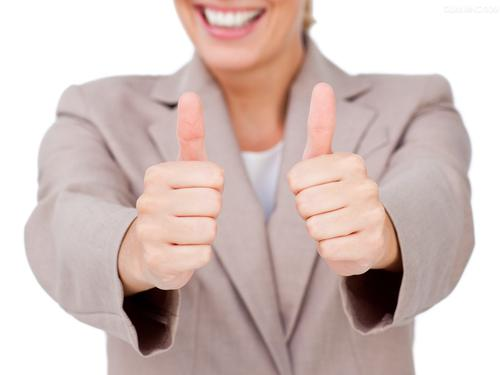
#> input picture opcv_wuyifan/test001.jpg, 500 x 375 px, given in place of the camera
$ python track_improve.py   (older library calls are emulated)
#> lines starting #> are read from the running program, lines starting #| are printed output that depends on the picture; after the words box and inside, x2 and y2 are one past the last pixel; in counts of white or black regions, pixels touching at a corner belong together
#!/usr/bin/env python
# encoding: utf-8
"""

@author:nikan

@file: track.py

@time: 27/02/2018 10:25 AM
"""

import cv2
import numpy as np
import time

# Open Camera object
cap = cv2.VideoCapture(0)

# Decrease frame size

cap.set(cv2.CAP_PROP_FRAME_WIDTH, 1000)
cap.set(cv2.CAP_PROP_FRAME_HEIGHT, 600)


def nothing(x):
    pass

def drawl_contour(contour):
    cnts = contour

    # Find convex hull
    hull = cv2.convexHull(cnts)

    # Find convex defects
    hull2 = cv2.convexHull(cnts, returnPoints=False)
    defects = cv2.convexityDefects(cnts, hull2)

    # Get defect points and draw them in the original image
    FarDefect = []
    if not hasattr(defects, 'shape'):
        return
    for i in range(defects.shape[0]):
        s, e, f, d = defects[i, 0]
        start = tuple(cnts[s][0])
        end = tuple(cnts[e][0])
        far = tuple(cnts[f][0])
        FarDefect.append(far)
        cv2.line(frame, start, end, [0, 255, 0], 1)
        cv2.circle(frame, far, 10, [100, 255, 255], 3)

    # Find moments of the largest contour
    moments = cv2.moments(cnts)

    # Central mass of first order moments
    if moments['m00'] != 0:
        cx = int(moments['m10'] / moments['m00'])  # cx = M10/M00
        cy = int(moments['m01'] / moments['m00'])  # cy = M01/M00
    centerMass = (cx, cy)

    # Draw center mass
    cv2.circle(frame, centerMass, 7, [100, 0, 255], 2)
    font = cv2.FONT_HERSHEY_SIMPLEX
    cv2.putText(frame, 'Center', tuple(centerMass), font, 2, (255, 255, 255), 2)

    # Distance from each finger defect(finger webbing) to the center mass
    distanceBetweenDefectsToCenter = []
    for i in range(0, len(FarDefect)):
        x = np.array(FarDefect[i])
        centerMass = np.array(centerMass)
        distance = np.sqrt(np.power(x[0] - centerMass[0], 2) + np.power(x[1] - centerMass[1], 2))
        distanceBetweenDefectsToCenter.append(distance)

    # Get an average of three shortest distances from finger webbing to center mass
    sortedDefectsDistances = sorted(distanceBetweenDefectsToCenter)
    AverageDefectDistance = np.mean(sortedDefectsDistances[0:2])

    # Get fingertip points from contour hull
    # If points are in proximity of 80 pixels, consider as a single point in the group
    finger = []
    for i in range(0, len(hull) - 1):
        if (np.absolute(hull[i][0][0] - hull[i + 1][0][0]) > 80) or (
                    np.absolute(hull[i][0][1] - hull[i + 1][0][1]) > 80):
            if hull[i][0][1] < 500:
                finger.append(hull[i][0])

    # The fingertip points are 5 hull points with largest y coordinates
    finger = sorted(finger, key=lambda x: x[1])
    fingers = finger[0:5]

    # Calculate distance of each finger tip to the center mass
    fingerDistance = []
    for i in range(0, len(fingers)):
        distance = np.sqrt(np.power(fingers[i][0] - centerMass[0], 2) + np.power(fingers[i][1] - centerMass[0], 2))
        fingerDistance.append(distance)

    # Finger is pointed/raised if the distance of between fingertip to the center mass is larger
    # than the distance of average finger webbing to center mass by 130 pixels
    result = 0
    for i in range(0, len(fingers)):
        if fingerDistance[i] > AverageDefectDistance + 130:
            result = result + 1

    # Print number of pointed fingers
    cv2.putText(frame, str(result), (100, 100), font, 2, (255, 255, 255), 2)

    # [11 lines of commented-out code are left out]
    x, y, w, h = cv2.boundingRect(cnts)
    img = cv2.rectangle(frame, (x, y), (x + w, y + h), (0, 255, 0), 2)

    cv2.drawContours(frame, [hull], -1, (255, 255, 255), 2)

def check_face(img, face_cascade, contours):
    new_contours = []
    for contour in contours:
        # mask = np.zeros_like(img)  # Create mask where white is what we want, black otherwise
        # cv2.drawContours(mask, [contour], 0, 255, -1)  # Draw filled contour in mask
        # out = np.zeros_like(img)  # Extract out the object and place into output image
        # out[mask == 255] = img[mask == 255]
        #
        # # Now crop
        # _tuple = np.where(mask == 255)
        # x = _tuple[0]
        # y = _tuple[1]
        # (topx, topy) = (np.min(x), np.min(y))
        # (bottomx, bottomy) = (np.max(x), np.max(y))
        # out = out[topx:bottomx + 1, topy:bottomy + 1]
        #
        faces = face_cascade.detectMultiScale(img, 1.3, 5)
        # faces = None
        if not faces:
            new_contours.append(contour)
        else:
            print('yes!')
    return new_contours

# Creating a window for HSV track bars
cv2.namedWindow('HSV_TrackBar')

# Starting with 100's to prevent error while masking
h, s, v = 100, 100, 100

# Creating track bar
cv2.createTrackbar('h', 'HSV_TrackBar', 0, 179, nothing)
cv2.createTrackbar('s', 'HSV_TrackBar', 0, 255, nothing)
cv2.createTrackbar('v', 'HSV_TrackBar', 0, 255, nothing)

while 1:

    # Measure execution time
    start_time = time.time()

    # Capture frames from the camera
    _, frame = cap.read()
#> frame is the input picture: shape (375, 500, 3); mean B, G, R 188.4, 192.7, 211.5

    # Blur the image
    blur = cv2.blur(frame, (3, 3))

    # Convert to HSV color space
    hsv = cv2.cvtColor(blur, cv2.COLOR_BGR2HSV)
#> hsv: shape (375, 500, 3); mean H, S, V 17.3, 34.3, 211.5

    # Create a binary image with where white will be skin colors and rest is black
    mask2 = cv2.inRange(hsv, np.array([2, 50, 50]), np.array([15, 255, 255]))
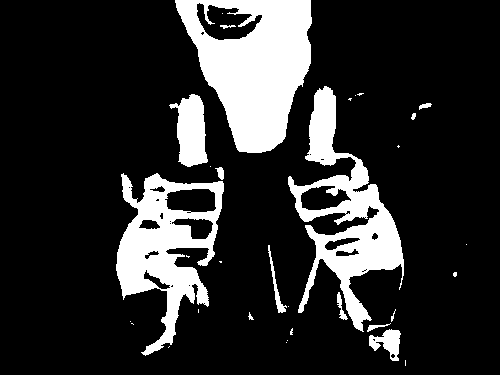
#> mask2: shape (375, 500); 17.8% white; 33 white regions (19 under 20 px), largest, box (x1, y1, x2, y2) and area: (175, 0, 312, 153) 12702, (288, 86, 404, 332) 9123, (116, 173, 224, 356) 8448

    # Kernel matrices for morphological transformation
    kernel_square = np.ones((11, 11), np.uint8)
    kernel_ellipse = cv2.getStructuringElement(cv2.MORPH_ELLIPSE, (5, 5))

    # Perform morphological transformations to filter out the background noise
    # Dilation increase skin color area
    # Erosion increase skin color area
    dilation = cv2.dilate(mask2, kernel_ellipse, iterations=1)
#> dilation: shape (375, 500); 22.6% white; 17 white regions (1 under 20 px), largest, box (x1, y1, x2, y2) and area: (173, 0, 314, 155) 14173, (286, 84, 406, 363) 13437, (114, 164, 226, 358) 11211
    erosion = cv2.erode(dilation, kernel_square, iterations=1)
#> erosion: shape (375, 500); 11.1% white; 13 white regions (1 under 20 px), largest, box (x1, y1, x2, y2) and area: (179, 0, 308, 150) 10394, (120, 179, 210, 340) 4344, (318, 208, 400, 325) 2551
    dilation2 = cv2.dilate(erosion, kernel_ellipse, iterations=1)
#> dilation2: shape (375, 500); 13.9% white; 12 white regions, largest, box (x1, y1, x2, y2) and area: (177, 0, 310, 152) 11532, (118, 177, 212, 342) 5854, (316, 206, 402, 327) 3522
    filtered = cv2.medianBlur(dilation2, 5)
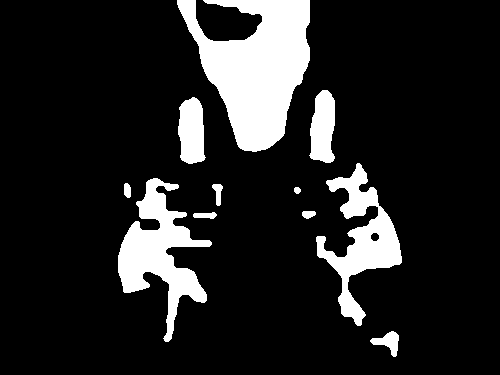
#> filtered: shape (375, 500); 13.9% white; 11 white regions, largest, box (x1, y1, x2, y2) and area: (177, 0, 310, 152) 11532, (118, 178, 212, 342) 5870, (316, 163, 402, 326) 4871
    kernel_ellipse = cv2.getStructuringElement(cv2.MORPH_ELLIPSE, (8, 8))
    dilation2 = cv2.dilate(filtered, kernel_ellipse, iterations=1)
#> dilation2: shape (375, 500); 19.3% white; 8 white regions, largest, box (x1, y1, x2, y2) and area: (174, 0, 314, 156) 13629, (115, 175, 227, 346) 9529, (313, 160, 406, 330) 7429
    kernel_ellipse = cv2.getStructuringElement(cv2.MORPH_ELLIPSE, (5, 5))
    dilation3 = cv2.dilate(filtered, kernel_ellipse, iterations=1)
#> dilation3: shape (375, 500); 16.7% white; 11 white regions, largest, box (x1, y1, x2, y2) and area: (175, 0, 312, 154) 12651, (116, 176, 214, 344) 7313, (314, 161, 404, 328) 6239
    median = cv2.medianBlur(dilation2, 5)
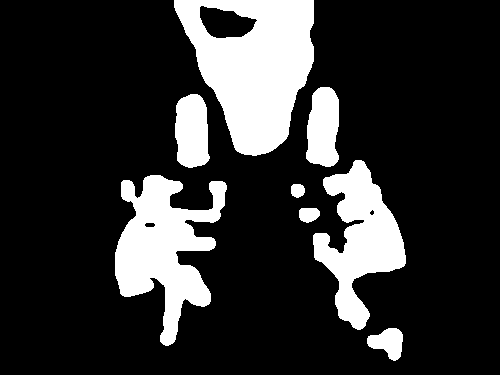
#> median: shape (375, 500); 19.3% white; 8 white regions
    ret, thresh = cv2.threshold(median, 127, 255, 0)

    # Find contours of the filtered frame
    _, contours, hierarchy = cv2.findContours(thresh, cv2.RETR_TREE, cv2.CHAIN_APPROX_SIMPLE)
#> contours = 11 contours, 1 with area under 20; largest, box (x1, y1, x2, y2) and area: (174, 0, 314, 156) 14621, (115, 175, 227, 346) 9232, (313, 160, 406, 330) 7189, (306, 87, 339, 167) 2084, (175, 94, 210, 168) 2053

    sorted_contours = sorted(contours, key=cv2.contourArea, reverse=True)
#> sorted_contours has the same summary as contours

    face_cascade = cv2.CascadeClassifier('lbp.xml')
    sorted_contours = check_face(frame, face_cascade, sorted_contours)
#> the loop in check_face, `for contour in contours:` made 11 passes
#> after the loop in check_face, `for contour in contours:`: new_contours has the same summary as contours outside check_face
    for ci in range(min(4, len(sorted_contours))):
        drawl_contour(sorted_contours[ci])
#> this loop made 4 passes
#> (cx in drawl_contour, cy in drawl_contour, AverageDefectDistance in drawl_contour, x in drawl_contour, y in drawl_contour, w in drawl_contour, h in drawl_contour) on passes 1, 3, 4: (252, 62, 53.82, 174, 0, 140, 156), (359, 239, 29.56, 313, 160, 93, 170), (322, 127, 22.39, 306, 87, 33, 80)
#> (cx in drawl_contour, cy in drawl_contour, AverageDefectDistance in drawl_contour, fingers in drawl_contour, x in drawl_contour, y in drawl_contour, w in drawl_contour, h in drawl_contour) on pass 2: (163, 247, 25.51, [[224, 205]], 115, 175, 112, 171)
#> pass 1, in drawl_contour, `img = cv2.rectangle(frame, (x, y), (x + w, y + h), (0, 255, 0), 2)`:
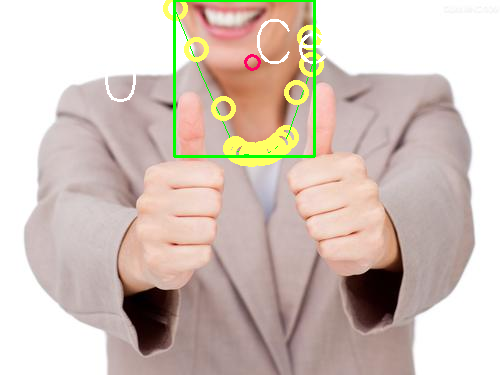
#> img: shape (375, 500, 3); 3.17% of pixels changed, all inside (x1, y1, x2, y2) = (105, 0, 388, 167)
#> pass 2, in drawl_contour (call 2), `img = cv2.rectangle(frame, (x, y), (x + w, y + h), (0, 255, 0), 2)`:
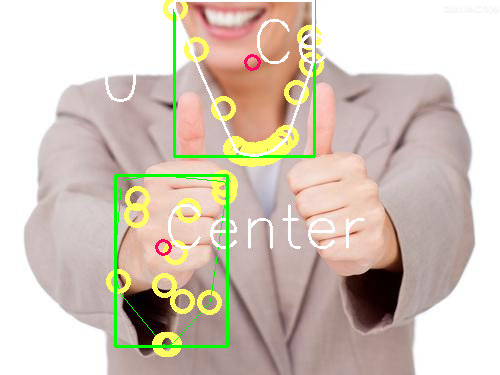
#> img: shape (375, 500, 3); 4.3% of pixels changed, all inside (x1, y1, x2, y2) = (106, 0, 365, 357)
#> pass 3, in drawl_contour (call 3), `img = cv2.rectangle(frame, (x, y), (x + w, y + h), (0, 255, 0), 2)`:
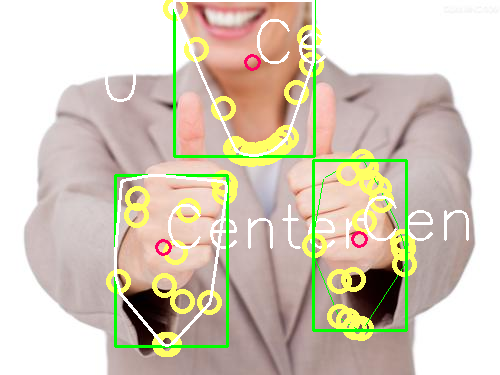
#> img: shape (375, 500, 3); 4.33% of pixels changed, all inside (x1, y1, x2, y2) = (114, 149, 480, 347)

    ##### Show final image ########
    cv2.imshow('Dilation', frame)
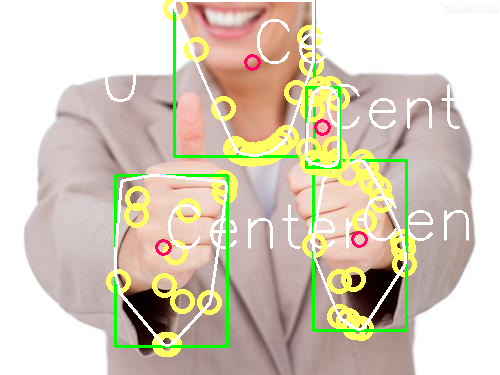
#> window 'Dilation': shape (375, 500, 3); mean B, G, R 185.1, 203.2, 213.5
    ###############################

    # Print execution time
    # print time.time()-start_time

    # close the output video by pressing 'ESC'
    k = cv2.waitKey(5) & 0xFF
#> (key Esc is pressed here)
    if k == 27:
        break

cap.release()
cv2.destroyAllWindows()
